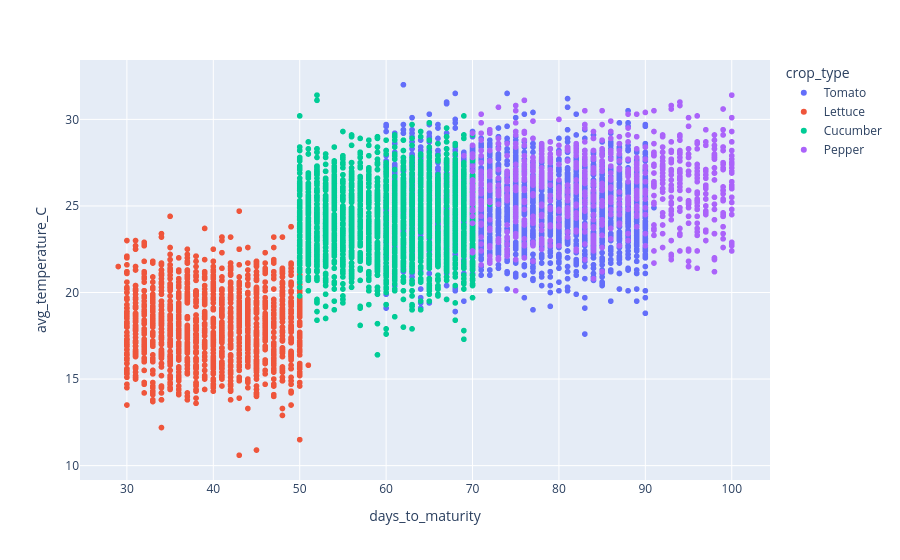

Notebook cell for this chart:
### Markdown cell above
## Multivariate EDA

### Code cell
fig = px.scatter(train_set, x='days_to_maturity', y='avg_temperature_C', color='crop_type')
fig.show()

### Figure 1 — Plotly figure (JSON) as saved in the notebook; plotly's stock layout.template omitted (floating-point values rounded to 4 significant figures; data arrays with more than 128 entries replaced by an {"elided": "..."} marker saying what was removed)
{"data": [{"hovertemplate": "crop_type=Tomato<br>days_to_maturity=%{x}<br>avg_temperature_C=%{y}<extra></extra>", "legendgroup": "Tomato", "marker": {"color": "#636efa", "symbol": "circle"}, "mode": "markers", "name": "Tomato", "showlegend": true, "type": "scattergl", "x": {"elided": "3322 float values"}, "xaxis": "x", "y": {"elided": "3322 float values"}, "yaxis": "y"}, {"hovertemplate": "crop_type=Lettuce<br>days_to_maturity=%{x}<br>avg_temperature_C=%{y}<extra></extra>", "legendgroup": "Lettuce", "marker": {"color": "#EF553B", "symbol": "circle"}, "mode": "markers", "name": "Lettuce", "showlegend": true, "type": "scattergl", "x": {"elided": "1641 float values"}, "xaxis": "x", "y": {"elided": "1641 float values"}, "yaxis": "y"}, {"hovertemplate": "crop_type=Cucumber<br>days_to_maturity=%{x}<br>avg_temperature_C=%{y}<extra></extra>", "legendgroup": "Cucumber", "marker": {"color": "#00cc96", "symbol": "circle"}, "mode": "markers", "name": "Cucumber", "showlegend": true, "type": "scattergl", "x": {"elided": "2501 float values"}, "xaxis": "x", "y": {"elided": "2501 float values"}, "yaxis": "y"}, {"hovertemplate": "crop_type=Pepper<br>days_to_maturity=%{x}<br>avg_temperature_C=%{y}<extra></extra>", "legendgroup": "Pepper", "marker": {"color": "#ab63fa", "symbol": "circle"}, "mode": "markers", "name": "Pepper", "showlegend": true, "type": "scattergl", "x": {"elided": "856 float values"}, "xaxis": "x", "y": {"elided": "856 float values"}, "yaxis": "y"}], "layout": {"legend": {"title": {"text": "crop_type"}, "tracegroupgap": 0}, "margin": {"t": 60}, "xaxis": {"anchor": "y", "domain": [0, 1], "title": {"text": "days_to_maturity"}}, "yaxis": {"anchor": "x", "domain": [0, 1], "title": {"text": "avg_temperature_C"}}}}
